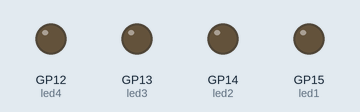
This program was run on a simulated Raspberry Pi Pico running MicroPython. Shown: output pins drawn as LEDs (lit = HIGH).

Above: at 0.2 s.
At 1.2 s:
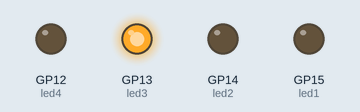
At 2.2 s:
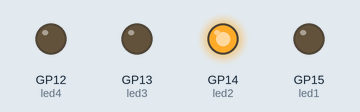
At 4.7 s:
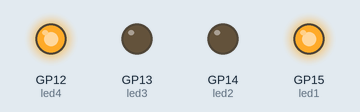
At 7.2 s:
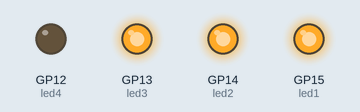
At 9.7 s:
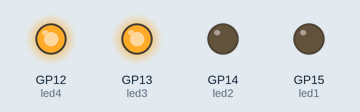
Timing chart, 0 to 10.4 s (numbered marks = the images above):
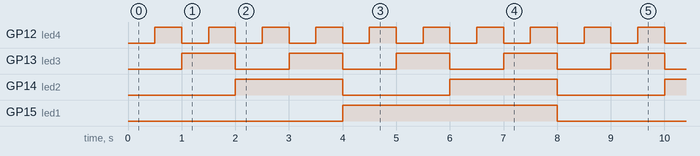

The program:

main.py
```python
from machine import Pin
from time import sleep


##  the LEDs are in numbered in reverse order than Pico pins
##  because binary is interpreted right-to-left

led1 = Pin(15, Pin.OUT)
led2 = Pin(14, Pin.OUT)
led3 = Pin(13, Pin.OUT)
led4 = Pin(12, Pin.OUT)


while True:
	# displays 0 on the LED in bit-pattern
    led1.value(0)
    led2.value(0)
    led3.value(0)
    led4.value(0)
    sleep(.5)

    # displays 1 on the LED in bit-pattern
    led1.value(0)
    led2.value(0)
    led3.value(0)
    led4.value(1)
    sleep(.5)

    # displays 2 on the LED in bit-pattern
    led1.value(0)
    led2.value(0)
    led3.value(1)
    led4.value(0)
    sleep(.5)

    # displays 3 on the LED in bit-pattern
    led1.value(0)
    led2.value(0)
    led3.value(1)
    led4.value(1)
    sleep(.5)

    # displays 4 on the LED in bit-pattern
    led1.value(0)
    led2.value(1)
    led3.value(0)
    led4.value(0)
    sleep(.5)

    # displays 5 on the LED in bit-pattern
    led1.value(0)
    led2.value(1)
    led3.value(0)
    led4.value(1)
    sleep(.5)

    # displays 6 on the LED in bit-pattern
    led1.value(0)
    led2.value(1)
    led3.value(1)
    led4.value(0)
    sleep(.5)

    # displays 7 on the LED in bit-pattern
    led1.value(0)
    led2.value(1)
    led3.value(1)
    led4.value(1)
    sleep(.5)

    # displays 8 on the LED in bit-pattern
    led1.value(1)
    led2.value(0)
    led3.value(0)
    led4.value(0)
    sleep(.5)

    # displays 9 on the LED in bit-pattern
    led1.value(1)
    led2.value(0)
    led3.value(0)
    led4.value(1)
    sleep(.5)

    # displays 10 on the LED in bit-pattern
    led1.value(1)
    led2.value(0)
    led3.value(1)
    led4.value(0)
    sleep(.5)

    # displays 11 on the LED in bit-pattern
    led1.value(1)
    led2.value(0)
    led3.value(1)
    led4.value(1)
    sleep(.5)

    # displays 12 on the LED in bit-pattern
    led1.value(1)
    led2.value(1)
    led3.value(0)
    led4.value(0)
    sleep(.5)

    # displays 13 on the LED in bit-pattern
    led1.value(1)
    led2.value(1)
    led3.value(0)
    led4.value(1)
    sleep(.5)

    # displays 14 on the LED in bit-pattern
    led1.value(1)
    led2.value(1)
    led3.value(1)
    led4.value(0)
    sleep(.5)

    # displays 15 on the LED in bit-pattern
    led1.value(1)
    led2.value(1)
    led3.value(1)
    led4.value(1)
    sleep(.5)
```

Measured:
- by itself, GP12 (led4): alternates HIGH for 0.50 s and LOW for 0.50 s
- by itself, GP13 (led3): alternates HIGH for 1.0 s and LOW for 1.0 s
- by itself, GP14 (led2): alternates HIGH for 2.0 s and LOW for 2.0 s
- by itself, GP15 (led1): alternates HIGH for 4.0 s and LOW for 4.0 s
